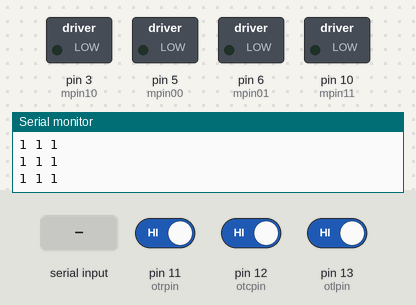
Bench run of a sketch on a simulated Arduino Uno, built with avr-gcc and run on an emulated ATmega328P. Shown: switched loads named in the sketch (green lamp = pin HIGH), the last lines printed to the serial monitor. Inputs (shaded band) come from the test bench; at power-on: pin 11 (otrpin) HIGH, pin 12 (otcpin) HIGH, pin 13 (otlpin) HIGH.

Above: at 3.2 s.
3.3 s: "1\n" received over the second serial link
4.8 s: pin 11 (otrpin) driven LOW
At 5.8 s:
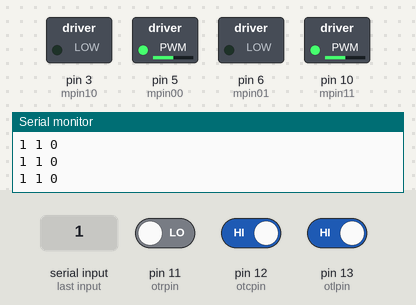
6.3 s: pin 12 (otcpin) driven LOW
At 7.0 s:
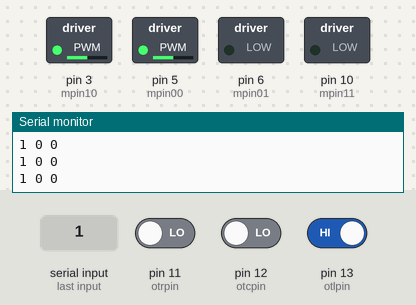
7.8 s: pin 13 (otlpin) driven LOW
At 8.1 s:
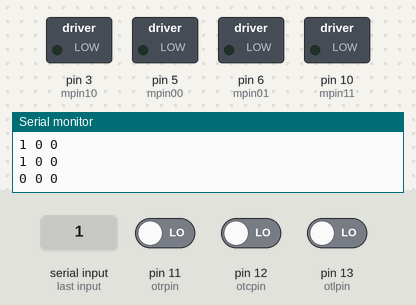
9.3 s: pin 11 (otrpin) driven HIGH and pin 12 (otcpin) driven HIGH
12.3 s: pin 13 (otlpin) driven HIGH
At 13.3 s:
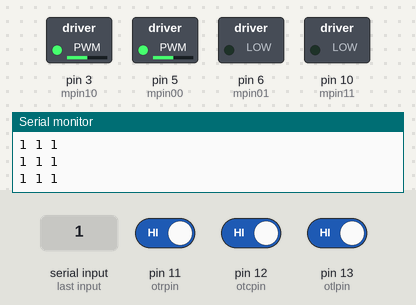
Timing chart, 0 to 15.3 s (numbered marks = the images above; inputs shaded):
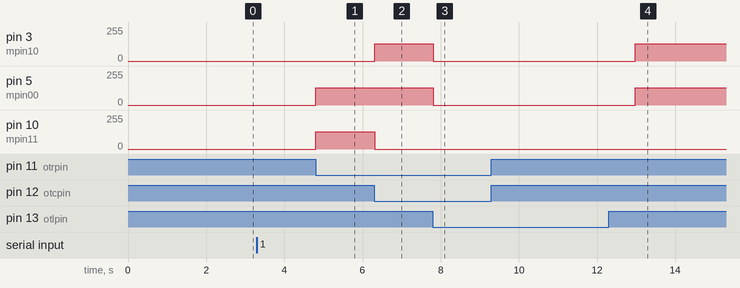

The sketch:

Proiect.ino
```cpp
#include <IRremote.h>
#include <SoftwareSerial.h>

SoftwareSerial blu(8, 9); // RX | TX

#define mpin00 5
#define mpin01 6
#define mpin10 3
#define mpin11 10
#define otlpin 13
#define otcpin 12
#define otrpin 11
#define sendpin 2
#define validaddress 1234
#define command 1
#define repeats 0

int speed1 = 128;
int speed2 = 128;
int speedturn1 = 128;
int speedturn2 = 128;
int otl;
int otc;
int otr;
int prevotc = -1;
int duration = 500;
int gotodispenser = 0;
int active = 0;
String blucommand = "";

void setup() {
  digitalWrite(mpin00, 0);
  digitalWrite(mpin01, 0);
  digitalWrite(mpin10, 0);
  digitalWrite(mpin11, 0);
  pinMode (mpin00, OUTPUT);
  pinMode (mpin01, OUTPUT);
  pinMode (mpin10, OUTPUT);
  pinMode (mpin11, OUTPUT);
  pinMode (otlpin, INPUT);
  pinMode (otcpin, INPUT);
  pinMode (otrpin, INPUT);
  Serial.begin(9600);
  blu.begin(9600);
  IrSender.begin(sendpin, DISABLE_LED_FEEDBACK);
  delay(2000);
}

void StartMotor (int m1, int m2, int forward, int speed)
{
  if (speed == 0)
  {
    digitalWrite(m1, 0);
    digitalWrite(m2, 0);
  }
  else
  {
    if (forward)
    {
      digitalWrite(m2, 0);
      analogWrite(m1, speed);
    }
    else
    {
      digitalWrite(m1, 0);
      analogWrite(m2, speed);
    }
  }
}

void stopMotors(int duration)
{
  StartMotor (mpin00, mpin01, 0, 0);
  StartMotor (mpin10, mpin11, 0, 0);
  delay(duration);
}

void goForward(int speed1, int speed2, int duration)
{
  StartMotor (mpin00, mpin01, 1, speed1);
  StartMotor (mpin10, mpin11, 1, speed2);
  delay (duration);
}

void goBackward(int speed1, int speed2, int duration)
{
  StartMotor (mpin00, mpin01, 0, speed1);
  StartMotor (mpin10, mpin11, 0, speed2);
  delay (duration);
}

void goLeft(int speed1, int speed2, int duration)
{
  StartMotor (mpin00, mpin01, 0, speed1);
  StartMotor (mpin10, mpin11, 1, speed2);
  delay (duration);
}

void goRight(int speed1, int speed2, int duration)
{
  StartMotor (mpin00, mpin01, 1, speed1);
  StartMotor (mpin10, mpin11, 0, speed2);
  delay (duration);
}

void loop() {
  otl = digitalRead(otlpin);
  otc = digitalRead(otcpin);
  otr = digitalRead(otrpin);
  Serial.print(otl);
  Serial.print(' ');
  Serial.print(otc);
  Serial.print(' ');
  Serial.println(otr);
  if (blu.available())
  {
    char character = blu.read();
    blucommand.concat(character);
    if (character == '\n')
    {
      Serial.print("Received: ");
      Serial.println(blucommand);
      if (blucommand[0] == '1')
      {
        active = 1;
        gotodispenser = 1;
        while (otc == 0 && otl == 0 && otr == 0)
        {
          otl = digitalRead(otlpin);
          otc = digitalRead(otcpin);
          otr = digitalRead(otrpin);
          goForward(speed1, speed2, 0);
        }
      }
      blucommand = "";
    }
  }
  if (active)
  {
    if (otc == 0 && otl == 0 && otr == 0)
    {
      stopMotors(100);
      otl = digitalRead(otlpin);
      otc = digitalRead(otcpin);
      otr = digitalRead(otrpin);
      if (otc == 0 && otl == 0 && otr == 0)
      {
        if (gotodispenser)
        {
          IrSender.sendNEC(validaddress, command, repeats);
          delay(5000);
          while (otc == 0 && otl == 0 && otr == 0)
          {
            otl = digitalRead(otlpin);
            otc = digitalRead(otcpin);
            otr = digitalRead(otrpin);
            goForward(speed1, speed2, 0);
          }
          gotodispenser = 0;
        }
        else
        {
          active = 0;
        }
      }
    }
    else
    {
      if (otc == 1 && otl == 1 && otr == 1 && prevotc == 0)
      {
        goForward(speed1, speed2, 0);
      }
      else
      {
        if (otc == 0)
        {
          goForward(speed1, speed2, 0);
        }
        else
        {
          if (otl == 0)
          {
            goLeft(speedturn1, speedturn2, 0);
          }
          else
          {
            if (otr == 0)
            {
              goRight(speedturn1, speedturn2, 0);
            }
          }
        }
      }
    }
    prevotc = otc;
  }
}
```

Measured:
- after the input at 4.8 s, pin 5 (mpin00), pin 10 (mpin11): 0/255 → 128/255 at once
- after the input at 6.3 s, pin 3 (mpin10): 0/255 → 128/255 at once; pin 10 (mpin11): 128/255 → 0/255 at once
- after the input at 7.8 s, pin 3 (mpin10), pin 5 (mpin00): 128/255 → 0/255 at once
- after the input at 9.3 s, every drawn part: stays the same
- after the input at 12.3 s, pin 5 (mpin00): 0/255 → 128/255 after 0.68 s; pin 6 (mpin01): stays LOW (without the input it goes to HIGH after 0.68 s)
